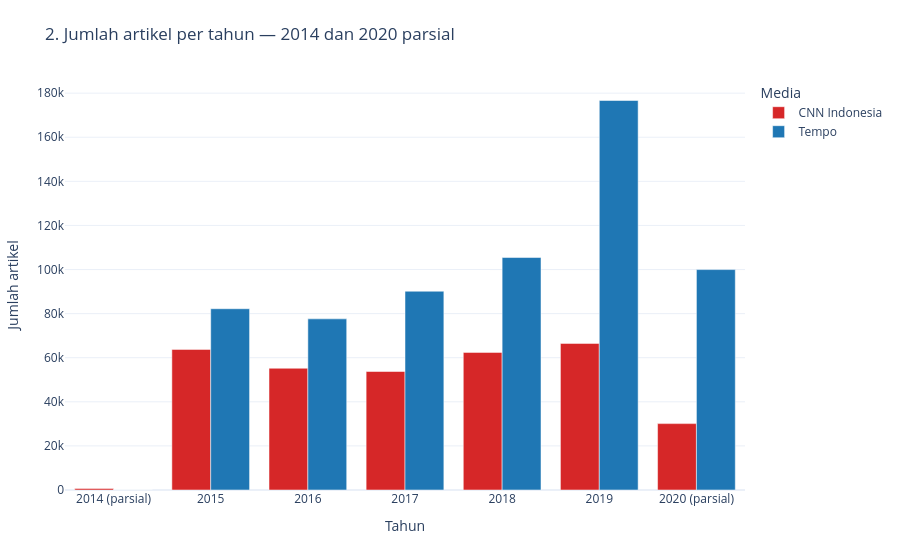

Notebook source saved alongside this figure:
### Markdown cell above
## 3. Jumlah artikel per tahun

Grafik 2 membandingkan arsip tahunan per media. Tahun 2014 dan 2020 diberi keterangan karena periode pengamatan parsial; jangan menafsirkan penurunan 2020 sebagai penurunan satu tahun penuh.

### Code cell
annual = con.sql("""
SELECT year(published_at) AS year, source, COUNT(*) AS article_count
FROM news GROUP BY 1, 2 ORDER BY 1, 2
""").pl().with_columns(
    pl.when(pl.col("year").is_in([2014, 2020]))
    .then(pl.col("year").cast(pl.String) + pl.lit(" (parsial)"))
    .otherwise(pl.col("year").cast(pl.String)).alias("year_label")
)
fig = px.bar(annual.to_pandas(), x="year_label", y="article_count", color="source",
             barmode="group", color_discrete_map=COLORS,
             title="2. Jumlah artikel per tahun — 2014 dan 2020 parsial",
             labels={"year_label": "Tahun", "article_count": "Jumlah artikel", "source": "Media"})
show_and_save(fig, "02_annual_articles.html")

### Figure 1 — Plotly figure (JSON) as saved in the notebook; plotly's stock layout.template omitted (floating-point values rounded to 4 significant figures)
{"data": [{"alignmentgroup": "True", "hovertemplate": "Media=CNN Indonesia<br>Tahun=%{x}<br>Jumlah artikel=%{y}<extra></extra>", "legendgroup": "CNN Indonesia", "marker": {"color": "#d62728", "pattern": {"shape": ""}}, "name": "CNN Indonesia", "offsetgroup": "CNN Indonesia", "orientation": "v", "showlegend": true, "textposition": "auto", "type": "bar", "x": ["2014 (parsial)", "2015", "2016", "2017", "2018", "2019", "2020 (parsial)"], "xaxis": "x", "y": [706, 63777, 55215, 53748, 62418, 66491, 30112], "yaxis": "y"}, {"alignmentgroup": "True", "hovertemplate": "Media=Tempo<br>Tahun=%{x}<br>Jumlah artikel=%{y}<extra></extra>", "legendgroup": "Tempo", "marker": {"color": "#1f77b4", "pattern": {"shape": ""}}, "name": "Tempo", "offsetgroup": "Tempo", "orientation": "v", "showlegend": true, "textposition": "auto", "type": "bar", "x": ["2014 (parsial)", "2015", "2016", "2017", "2018", "2019", "2020 (parsial)"], "xaxis": "x", "y": [37, 82212, 77617, 90156, 105441, 176658, 99965], "yaxis": "y"}], "layout": {"barmode": "group", "hovermode": "closest", "legend": {"title": {"text": "Media"}, "tracegroupgap": 0}, "margin": {"b": 70, "l": 60, "r": 30, "t": 80}, "title": {"text": "2. Jumlah artikel per tahun — 2014 dan 2020 parsial"}, "xaxis": {"anchor": "y", "domain": [0, 1], "title": {"text": "Tahun"}}, "yaxis": {"anchor": "x", "domain": [0, 1], "title": {"text": "Jumlah artikel"}}}}
